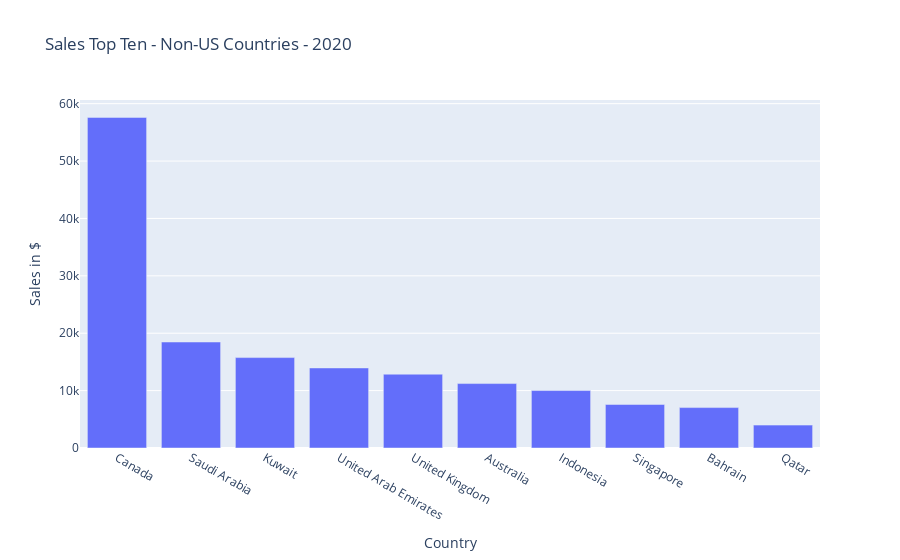

Notebook code for this chart:
### Code cell
# Plotly bar chart - net sales for top ten countries
top_sales_2020_fig = px.bar(top_sales_by_country_ten_2020, x="country", y="net_sales", title="Sales Top Ten - Non-US Countries - 2020",
                labels={"country" : 'Country', "net_sales" :'Sales in $'}, hover_data={"net_sales" : ':.2f'})


top_sales_2020_fig.show()

### Figure 1 — Plotly figure (JSON) as saved in the notebook; plotly's stock layout.template omitted (floating-point values rounded to 4 significant figures)
{"data": [{"alignmentgroup": "True", "hovertemplate": "Country=%{x}<br>Sales in $=%{y:.2f}<extra></extra>", "legendgroup": "", "marker": {"color": "#636efa", "pattern": {"shape": ""}}, "name": "", "offsetgroup": "", "orientation": "v", "showlegend": false, "textposition": "auto", "type": "bar", "x": ["Canada", "Saudi Arabia", "Kuwait", "United Arab Emirates", "United Kingdom", "Australia", "Indonesia", "Singapore", "Bahrain", "Qatar"], "xaxis": "x", "y": [57610.0, 18470.0, 15750.0, 13950.0, 12860.0, 11230.0, 10010.0, 7583.0, 7041.0, 3986.0], "yaxis": "y"}], "layout": {"barmode": "relative", "legend": {"tracegroupgap": 0}, "title": {"text": "Sales Top Ten - Non-US Countries - 2020"}, "xaxis": {"anchor": "y", "domain": [0, 1], "title": {"text": "Country"}}, "yaxis": {"anchor": "x", "domain": [0, 1], "title": {"text": "Sales in $"}}}}
